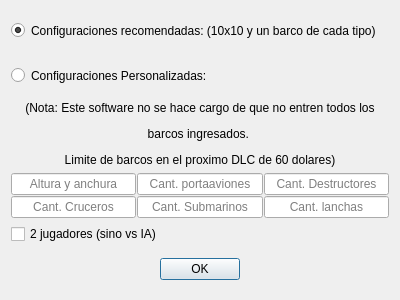
<?xml version="1.0" encoding="UTF-8"?>
<ui version="4.0">
 <class>Dialog</class>
 <widget class="QDialog" name="Dialog">
  <property name="geometry">
   <rect>
    <x>0</x>
    <y>0</y>
    <width>400</width>
    <height>300</height>
   </rect>
  </property>
  <property name="windowTitle">
   <string>Dialog</string>
  </property>
  <layout class="QVBoxLayout" name="verticalLayout" stretch="1,1,1,4,0,1">
   <item>
    <widget class="QRadioButton" name="recomendado">
     <property name="sizePolicy">
      <sizepolicy hsizetype="Minimum" vsizetype="Preferred">
       <horstretch>0</horstretch>
       <verstretch>0</verstretch>
      </sizepolicy>
     </property>
     <property name="text">
      <string>Configuraciones recomendadas: (10x10 y un barco de cada tipo)</string>
     </property>
     <property name="checked">
      <bool>true</bool>
     </property>
    </widget>
   </item>
   <item>
    <widget class="QRadioButton" name="personalizado">
     <property name="sizePolicy">
      <sizepolicy hsizetype="Minimum" vsizetype="Preferred">
       <horstretch>0</horstretch>
       <verstretch>0</verstretch>
      </sizepolicy>
     </property>
     <property name="text">
      <string>Configuraciones Personalizadas:</string>
     </property>
    </widget>
   </item>
   <item>
    <widget class="QLabel" name="label">
     <property name="text">
      <string>&lt;html&gt;&lt;head/&gt;&lt;body&gt;&lt;p&gt;(Nota: Este software no se hace cargo de que no entren todos los&lt;/p&gt;&lt;p&gt;barcos ingresados. &lt;/p&gt;&lt;p&gt;Limite de barcos en el proximo DLC de 60 dolares)&lt;/p&gt;&lt;/body&gt;&lt;/html&gt;</string>
     </property>
     <property name="alignment">
      <set>Qt::AlignCenter</set>
     </property>
    </widget>
   </item>
   <item>
    <layout class="QGridLayout" name="gridLayout">
     <property name="spacing">
      <number>1</number>
     </property>
     <item row="1" column="2">
      <widget class="QLineEdit" name="lanchas">
       <property name="alignment">
        <set>Qt::AlignCenter</set>
       </property>
       <property name="placeholderText">
        <string>Cant. lanchas</string>
       </property>
      </widget>
     </item>
     <item row="0" column="1">
      <widget class="QLineEdit" name="portaaviones">
       <property name="alignment">
        <set>Qt::AlignCenter</set>
       </property>
       <property name="placeholderText">
        <string>Cant. portaaviones</string>
       </property>
      </widget>
     </item>
     <item row="0" column="2">
      <widget class="QLineEdit" name="destructores">
       <property name="alignment">
        <set>Qt::AlignCenter</set>
       </property>
       <property name="placeholderText">
        <string>Cant. Destructores</string>
       </property>
      </widget>
     </item>
     <item row="1" column="0">
      <widget class="QLineEdit" name="cruceros">
       <property name="alignment">
        <set>Qt::AlignCenter</set>
       </property>
       <property name="placeholderText">
        <string>Cant. Cruceros</string>
       </property>
      </widget>
     </item>
     <item row="0" column="0">
      <widget class="QLineEdit" name="dimensiones">
       <property name="alignment">
        <set>Qt::AlignCenter</set>
       </property>
       <property name="placeholderText">
        <string>Altura y anchura</string>
       </property>
      </widget>
     </item>
     <item row="1" column="1">
      <widget class="QLineEdit" name="submarinos">
       <property name="alignment">
        <set>Qt::AlignCenter</set>
       </property>
       <property name="placeholderText">
        <string>Cant. Submarinos</string>
       </property>
      </widget>
     </item>
    </layout>
   </item>
   <item>
    <widget class="QCheckBox" name="modo2jugadores">
     <property name="sizePolicy">
      <sizepolicy hsizetype="Fixed" vsizetype="Fixed">
       <horstretch>0</horstretch>
       <verstretch>0</verstretch>
      </sizepolicy>
     </property>
     <property name="layoutDirection">
      <enum>Qt::LeftToRight</enum>
     </property>
     <property name="text">
      <string>2 jugadores (sino vs IA)</string>
     </property>
     <property name="tristate">
      <bool>false</bool>
     </property>
    </widget>
   </item>
   <item>
    <widget class="QDialogButtonBox" name="buttonBox">
     <property name="sizePolicy">
      <sizepolicy hsizetype="Expanding" vsizetype="Preferred">
       <horstretch>0</horstretch>
       <verstretch>0</verstretch>
      </sizepolicy>
     </property>
     <property name="orientation">
      <enum>Qt::Horizontal</enum>
     </property>
     <property name="standardButtons">
      <set>QDialogButtonBox::Ok</set>
     </property>
     <property name="centerButtons">
      <bool>true</bool>
     </property>
    </widget>
   </item>
  </layout>
 </widget>
 <resources/>
 <connections>
  <connection>
   <sender>buttonBox</sender>
   <signal>accepted()</signal>
   <receiver>Dialog</receiver>
   <slot>accept()</slot>
   <hints>
    <hint type="sourcelabel">
     <x>248</x>
     <y>254</y>
    </hint>
    <hint type="destinationlabel">
     <x>157</x>
     <y>274</y>
    </hint>
   </hints>
  </connection>
  <connection>
   <sender>buttonBox</sender>
   <signal>rejected()</signal>
   <receiver>Dialog</receiver>
   <slot>reject()</slot>
   <hints>
    <hint type="sourcelabel">
     <x>316</x>
     <y>260</y>
    </hint>
    <hint type="destinationlabel">
     <x>286</x>
     <y>274</y>
    </hint>
   </hints>
  </connection>
 </connections>
</ui>
